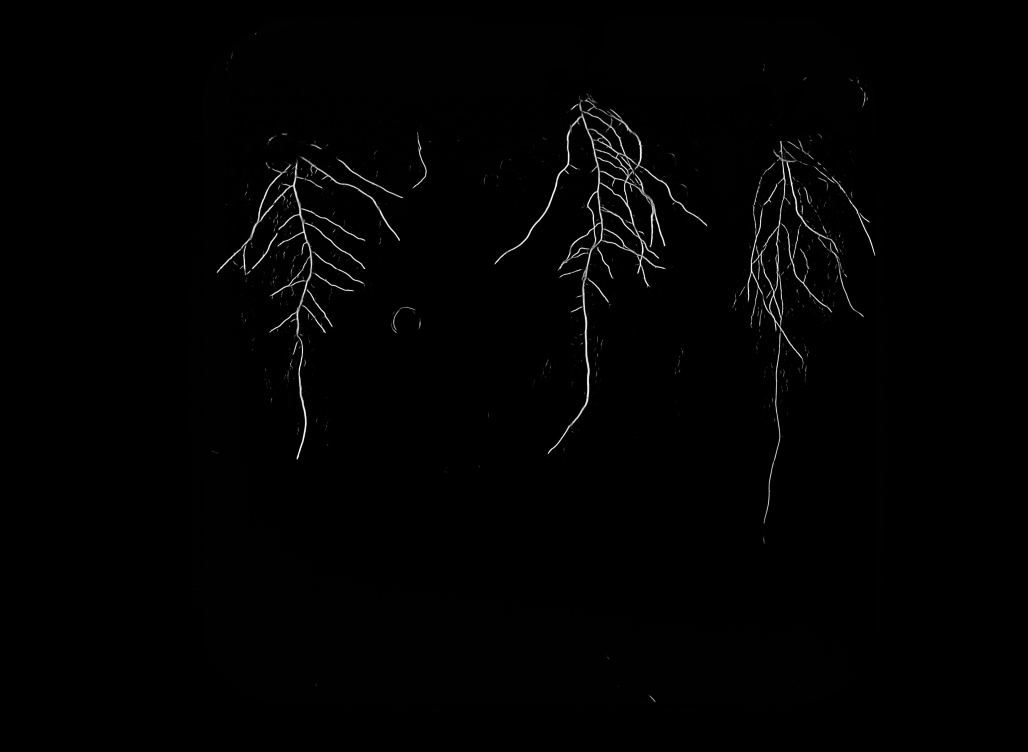
#> input picture datalab_tasks/Pipeline/root_mask.tif, 4112 x 3006 px (shown at 1/4 size)
$ jupyter execute 'Pipeline_Task_6_7 - Copy.ipynb'
#> lines starting #> are read from the running program, lines starting #| are printed output that depends on the picture; after the words box and inside, x2 and y2 are one past the last pixel; in counts of white or black regions, pixels touching at a corner belong together
# Task 6

[cell 1]
import numpy as np
import cv2
from skimage import measure, segmentation
import matplotlib.pyplot as plt
from PIL import Image
import morphology

[cell 2]
root_mask = cv2.imread("root_mask.tif", cv2.IMREAD_GRAYSCALE)
#> root_mask is the input picture: shape (3006, 4112); min 0, max 255, mean 2.1
# This is the root mask image. It is a binary image with the root in white and the background in black.

[cell 3]
# Apply Simple Thresholding
_, simple_thresh = cv2.threshold(root_mask,105, 255, cv2.THRESH_BINARY)  # Threshold value = 127
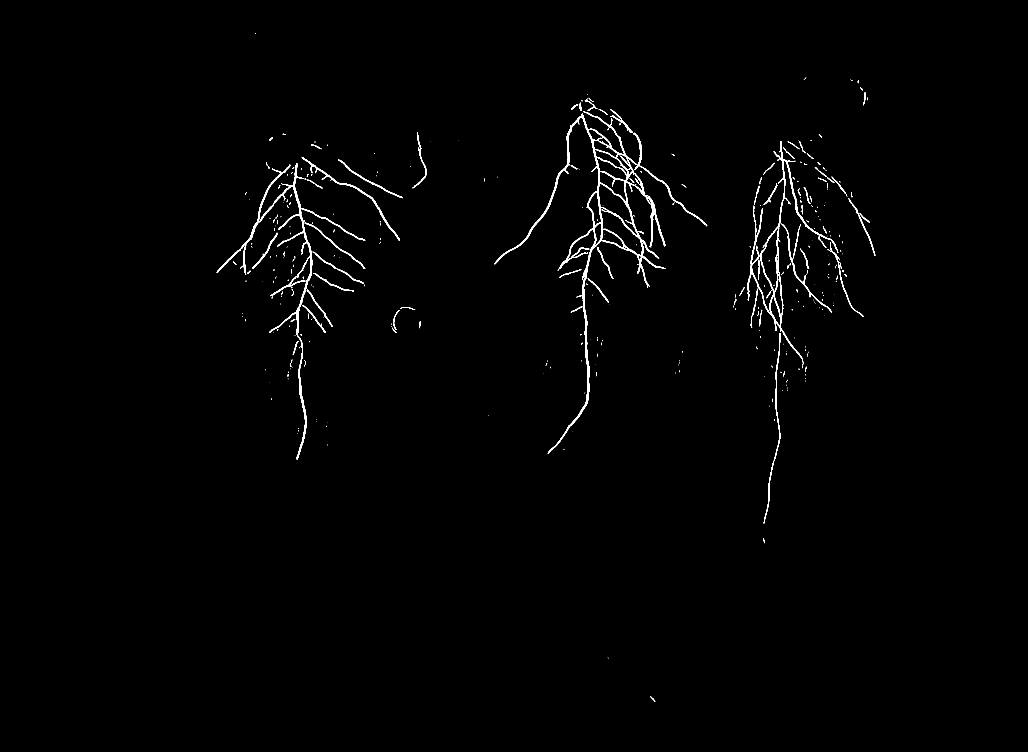
#> simple_thresh: shape (3006, 4112) (shown at 1/4 size); 0.79% white; 389 white regions (251 under 20 px), largest, box (x1, y1, x2, y2) and area: (2028, 445, 2663, 1816) 27665, (1078, 652, 1461, 1838) 12972, (2991, 564, 3307, 1460) 12537

# Plot the result
plt.figure(figsize=(15, 7))  # Larger size for better visualization
plt.subplot(1, 2, 1)
plt.title("Simple threshold", fontsize=24)
plt.imshow(simple_thresh , cmap='gray')
plt.axis('off')

plt.subplot(1, 2, 2)
plt.title("Original Image", fontsize=24)
plt.imshow(root_mask, cmap='gray')
plt.axis('off')

plt.tight_layout()
plt.show()

[cell 4]
# Define a kernel for morphological operations


kernel = cv2.getStructuringElement(cv2.MORPH_RECT, (35, 35))  # Adjust kernel size as needed

# Apply Closing to fill gaps
closed_mask = cv2.morphologyEx(simple_thresh , cv2.MORPH_CLOSE, kernel)
#> closed_mask: shape (3006, 4112); 2.6% white; 79 white regions (48 under 20 px), largest, box (x1, y1, x2, y2) and area: (1978, 377, 2829, 1816) 112727, (2932, 561, 3501, 2094) 106632, (867, 628, 1612, 1838) 93595

# Plot the result


plt.title("After Morphological Closing", fontsize=16)
plt.imshow(closed_mask, cmap='gray')
plt.axis('off')

plt.tight_layout()
plt.show()

[cell 5]
from skimage.morphology import remove_small_objects
import numpy as np

# Ensure the mask is binary (required for skimage's remove_small_objects)
binary_mask = closed_mask > 0  # Convert to boolean (True for object pixels)

# Remove small objects (size threshold can be adjusted as needed)
cleaned_mask = remove_small_objects(binary_mask, min_size=700)  # Adjust min_size to suit your needs
#> cleaned_mask: shape (3006, 4112) bool; 2.5% white; 4 white regions, box (x1, y1, x2, y2) and area: (1978, 377, 2829, 1816) 112726, (2932, 561, 3501, 2094) 106631, (867, 628, 1612, 1838) 93595, (1650, 530, 1707, 753) 1308

# Convert back to uint8 for visualization
cleaned_mask = (cleaned_mask * 255).astype(np.uint8)

# Plot the result
plt.figure(figsize=(15, 7))  # Larger size for better visualization
plt.subplot(1, 2, 1)
plt.title("Original Thresholded Mask", fontsize=24)
plt.imshow(simple_thresh, cmap='gray')
plt.axis('off')

plt.subplot(1, 2, 2)
plt.title("After Removing Small Objects", fontsize=24)
plt.imshow(cleaned_mask, cmap='gray')
plt.axis('off')

plt.tight_layout()
plt.show()
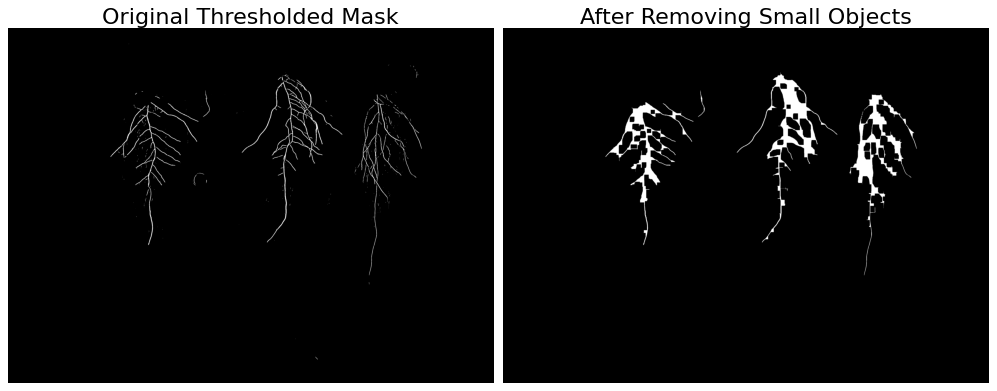
#> figure drawn by matplotlib, 2 panels

[cell 6]
from skimage.measure import label, regionprops
import matplotlib.patches as mpatches

# Step 1: Label the cleaned mask
labeled_mask = label(cleaned_mask > 0)  # Label connected regions in the binary mask
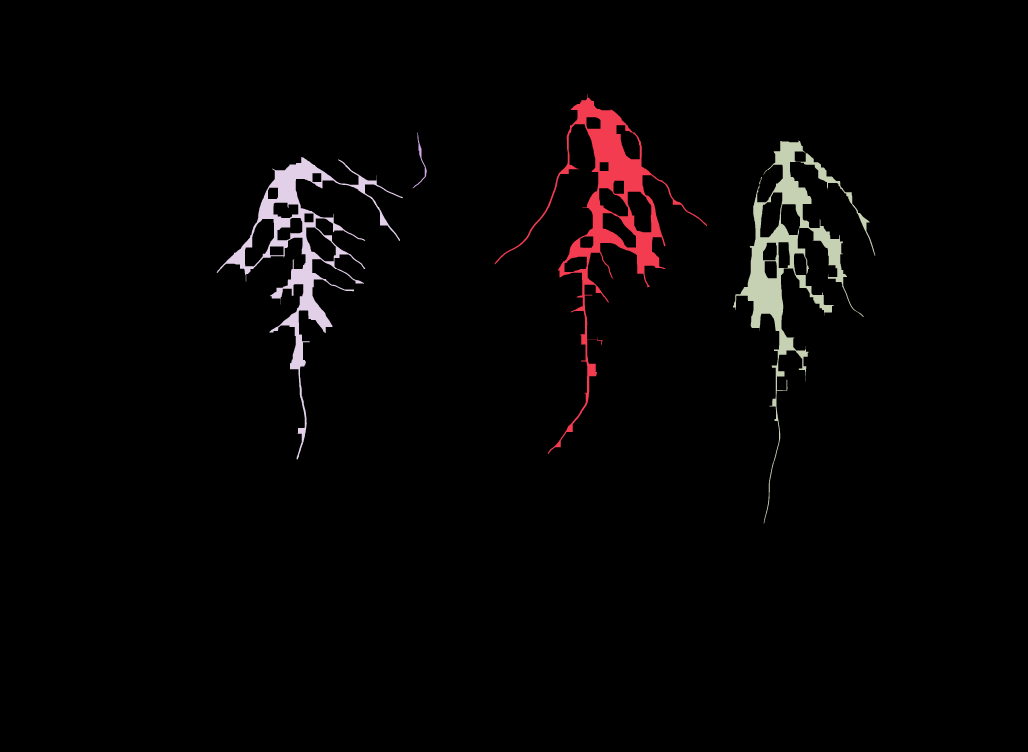
#> labeled_mask: shape (3006, 4112) int32 (shown at 1/4 size); 5 distinct labels, from 0 to 4; one colour per label, 0 black

# Step 2: Initialize the plot for bounding boxes
fig, ax = plt.subplots(1, 1, figsize=(15, 10))
ax.imshow(cleaned_mask, cmap='gray')
ax.set_title("Bounding Boxes After Removing Small Objects", fontsize=24)

# Step 3: Compute bounding boxes and overlay them
for region in regionprops(labeled_mask):
    # Get the bounding box coordinates
    minr, minc, maxr, maxc = region.bbox
    # Draw a rectangle around each region
    rect = mpatches.Rectangle((minc, minr), maxc - minc, maxr - minr,
                               fill=False, edgecolor='red', linewidth=2)
    ax.add_patch(rect)
#> this loop made 4 passes
#> (minr, minc, maxr, maxc) on passes 1 to 4: (377, 1978, 1816, 2829), (530, 1650, 753, 1707), (561, 2932, 2094, 3501), (628, 867, 1838, 1612)

# Step 4: Display the result
plt.axis('off')
plt.show()
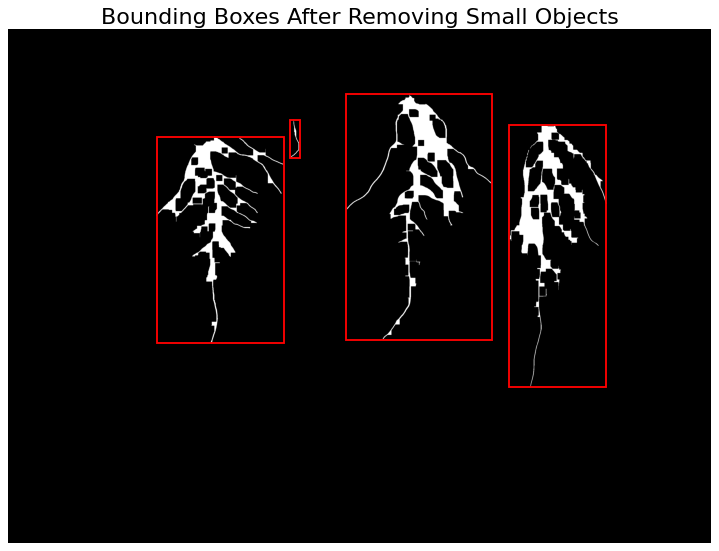
#> figure drawn by matplotlib, 1 panel

[cell 7]
from skimage.measure import label

# Label connected components in the binary mask
labeled_mask = label(cleaned_mask > 0)  # Ensure mask is binary (True for foreground pixels)

# Count the number of connected components (excluding the background)
num_connected_components = labeled_mask.max()
#> num_connected_components = 4

# Print the count of connected components
print(f"Number of connected components: {num_connected_components}")
#| Number of connected components: 4

[cell 8]
from skimage.measure import label
from skimage.color import label2rgb
import matplotlib.pyplot as plt

# Label connected components in the binary mask
labeled_mask = label(cleaned_mask > 0)  # Ensure mask is binary (True for foreground pixels)

# Count the number of connected components (excluding the background)
num_connected_components = labeled_mask.max()
print(f"Number of connected components: {num_connected_components}")
#| Number of connected components: 4

# Convert labeled mask to a color image for visualization
colored_labels = label2rgb(labeled_mask, bg_label=0, bg_color=(0, 0, 0), colors=None)
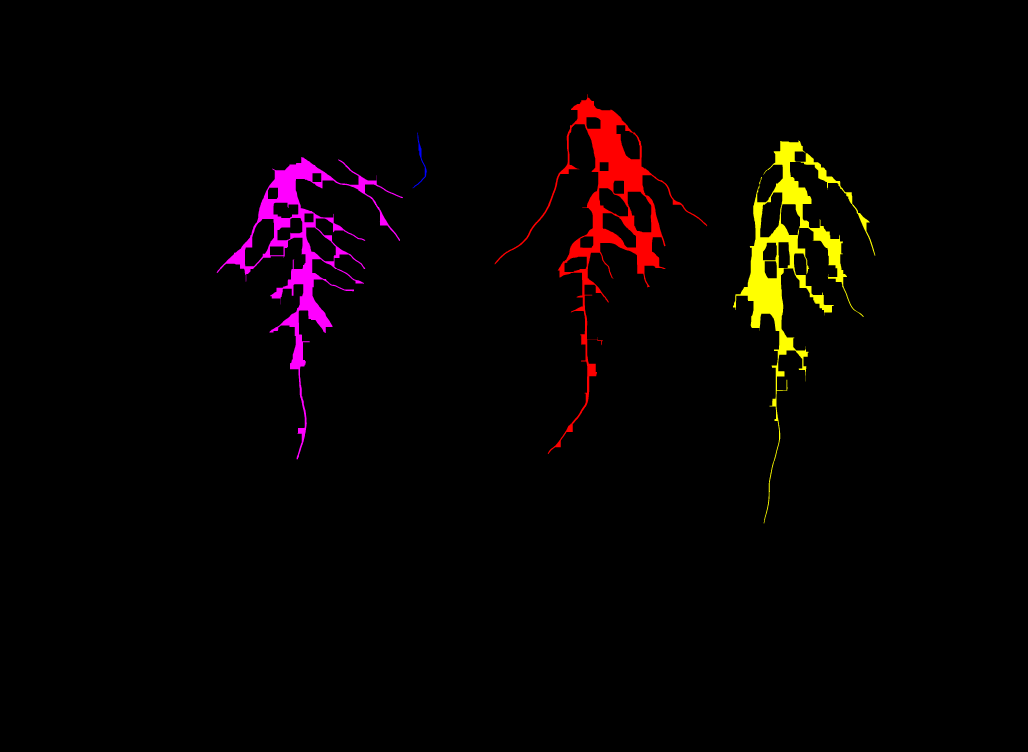
#> colored_labels: shape (3006, 4112, 3) float64 (shown at 1/4 size); mean R, G, B 0.0253, 0.00863, 0.00768

# Plot the labeled connected components
plt.figure(figsize=(15, 10))
plt.title(f"Connected Components: {num_connected_components}", fontsize=24)
plt.imshow(colored_labels)
plt.axis('off')
plt.show()

---

# Task 7

[cell 9]
import matplotlib.pyplot as plt
import numpy as np
import pandas as pd

import cv2

from skimage.morphology import skeletonize
from skimage.morphology import remove_small_objects

[cell 10]
skeleton_object = skeletonize(cleaned_mask)  # Compute the skeleton of the cleaned mask)
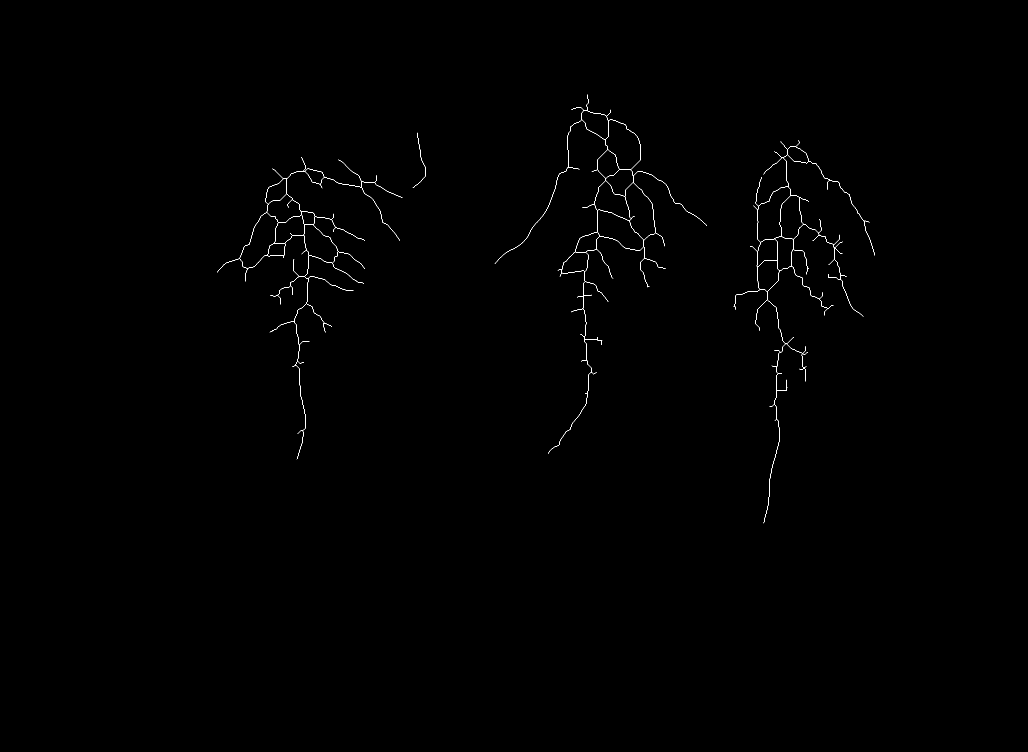
#> skeleton_object: shape (3006, 4112) bool (shown at 1/4 size); 0.14% white in thin lines or dots, all inside (x1, y1, x2, y2) = (868, 378, 3500, 2093)
